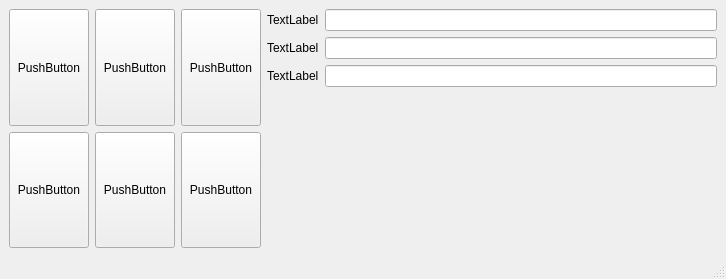
<?xml version="1.0" encoding="UTF-8"?>
<ui version="4.0">
 <class>MainWindow</class>
 <widget class="QMainWindow" name="MainWindow">
  <property name="geometry">
   <rect>
    <x>0</x>
    <y>0</y>
    <width>726</width>
    <height>279</height>
   </rect>
  </property>
  <property name="windowTitle">
   <string>MainWindow</string>
  </property>
  <widget class="QWidget" name="centralwidget">
   <layout class="QGridLayout" name="gridLayout">
    <item row="1" column="0">
     <widget class="QPushButton" name="pushButton_4">
      <property name="sizePolicy">
       <sizepolicy hsizetype="Minimum" vsizetype="Preferred">
        <horstretch>0</horstretch>
        <verstretch>0</verstretch>
       </sizepolicy>
      </property>
      <property name="text">
       <string>PushButton</string>
      </property>
     </widget>
    </item>
    <item row="0" column="1">
     <widget class="QPushButton" name="pushButton_2">
      <property name="sizePolicy">
       <sizepolicy hsizetype="Minimum" vsizetype="Preferred">
        <horstretch>0</horstretch>
        <verstretch>0</verstretch>
       </sizepolicy>
      </property>
      <property name="text">
       <string>PushButton</string>
      </property>
     </widget>
    </item>
    <item row="0" column="0">
     <widget class="QPushButton" name="pushButton_3">
      <property name="sizePolicy">
       <sizepolicy hsizetype="Minimum" vsizetype="Preferred">
        <horstretch>0</horstretch>
        <verstretch>0</verstretch>
       </sizepolicy>
      </property>
      <property name="text">
       <string>PushButton</string>
      </property>
     </widget>
    </item>
    <item row="1" column="1">
     <widget class="QPushButton" name="pushButton_5">
      <property name="sizePolicy">
       <sizepolicy hsizetype="Minimum" vsizetype="Preferred">
        <horstretch>0</horstretch>
        <verstretch>0</verstretch>
       </sizepolicy>
      </property>
      <property name="text">
       <string>PushButton</string>
      </property>
     </widget>
    </item>
    <item row="1" column="2">
     <widget class="QPushButton" name="pushButton_6">
      <property name="sizePolicy">
       <sizepolicy hsizetype="Minimum" vsizetype="Preferred">
        <horstretch>0</horstretch>
        <verstretch>0</verstretch>
       </sizepolicy>
      </property>
      <property name="text">
       <string>PushButton</string>
      </property>
     </widget>
    </item>
    <item row="0" column="2">
     <widget class="QPushButton" name="pushButton">
      <property name="sizePolicy">
       <sizepolicy hsizetype="Minimum" vsizetype="Preferred">
        <horstretch>0</horstretch>
        <verstretch>0</verstretch>
       </sizepolicy>
      </property>
      <property name="text">
       <string>PushButton</string>
      </property>
     </widget>
    </item>
    <item row="0" column="3" rowspan="2">
     <layout class="QFormLayout" name="formLayout">
      <item row="0" column="0">
       <widget class="QLabel" name="label">
        <property name="text">
         <string>TextLabel</string>
        </property>
       </widget>
      </item>
      <item row="0" column="1">
       <widget class="QLineEdit" name="lineEdit"/>
      </item>
      <item row="1" column="0">
       <widget class="QLabel" name="label_2">
        <property name="text">
         <string>TextLabel</string>
        </property>
       </widget>
      </item>
      <item row="2" column="0">
       <widget class="QLabel" name="label_3">
        <property name="text">
         <string>TextLabel</string>
        </property>
       </widget>
      </item>
      <item row="1" column="1">
       <widget class="QLineEdit" name="lineEdit_2"/>
      </item>
      <item row="2" column="1">
       <widget class="QLineEdit" name="lineEdit_3"/>
      </item>
     </layout>
    </item>
   </layout>
  </widget>
  <widget class="QMenuBar" name="menubar">
   <property name="geometry">
    <rect>
     <x>0</x>
     <y>0</y>
     <width>726</width>
     <height>20</height>
    </rect>
   </property>
  </widget>
  <widget class="QStatusBar" name="statusbar"/>
 </widget>
 <resources/>
 <connections/>
</ui>
